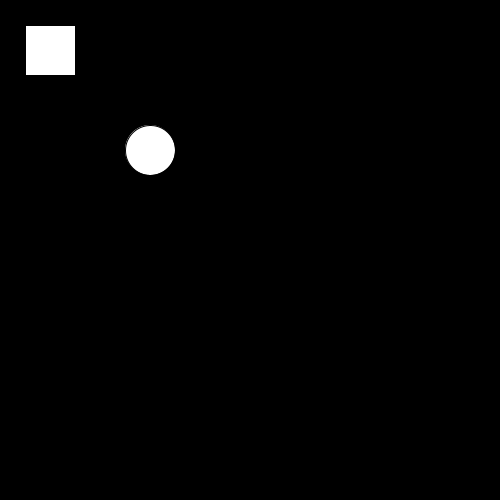
Frame 1 (no input)
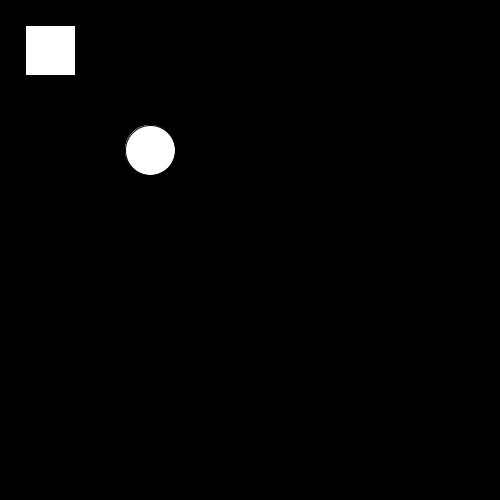
Frame 2 (the mouse pressed at the canvas centre, redrawn once)

The Processing sketch that drew these frames (run headless with seeded random() and noise(); the mouse was pressed at the canvas centre and the sketch redrawn once):

// Processing sketch: shapes
// ── shapes.pde
// Spencer Mathews, April 2016
// Demonstrate primitive shapes
// #shapes

void setup() {
  size(500, 500);
  background(0);
  noLoop();  // use noLoop() when there is no animation
}

void draw() {
  rect(25, 25, 50, 50);
  ellipse(150, 150, 50, 50);
  point(250, 250);  //

  for (int i=0; i<1000; i++) {
    point(i, 250);
  }
}
